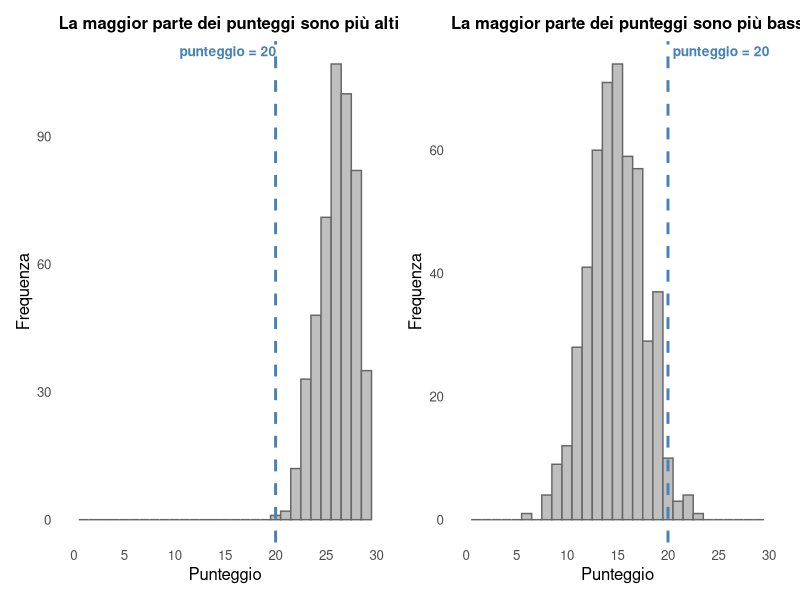
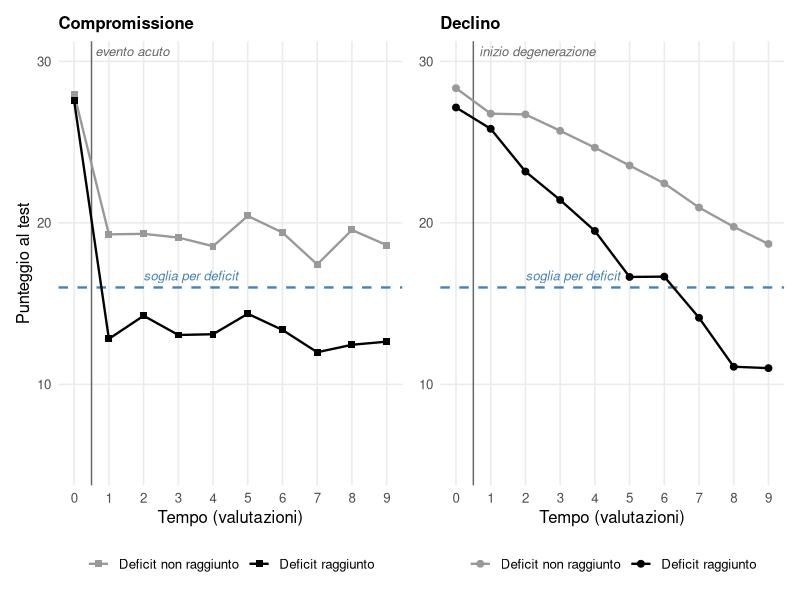
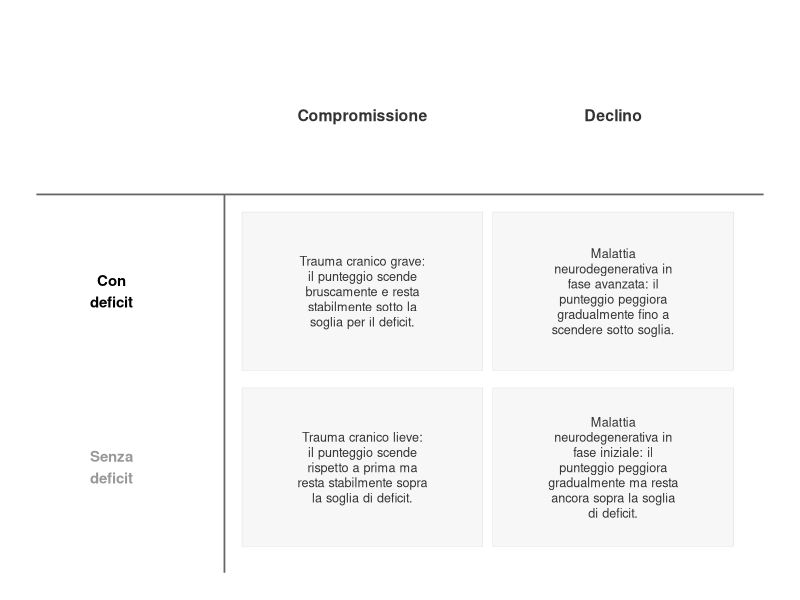
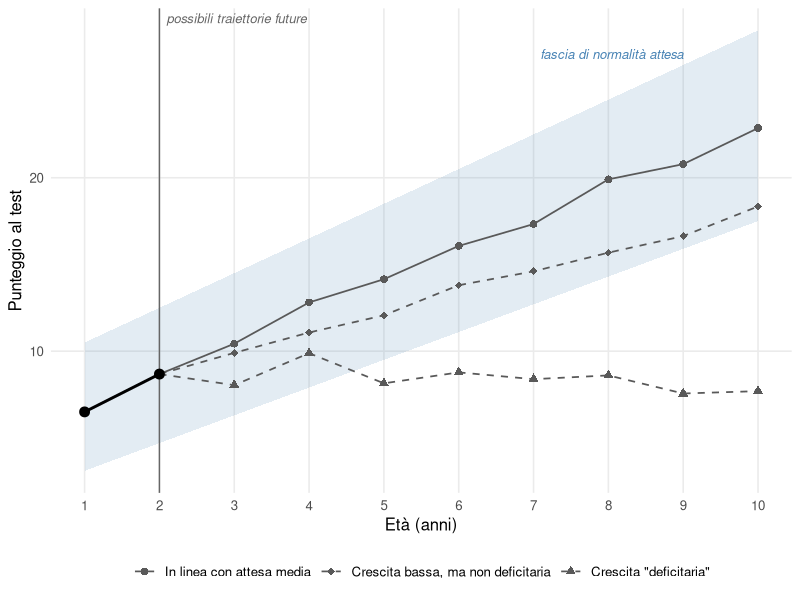
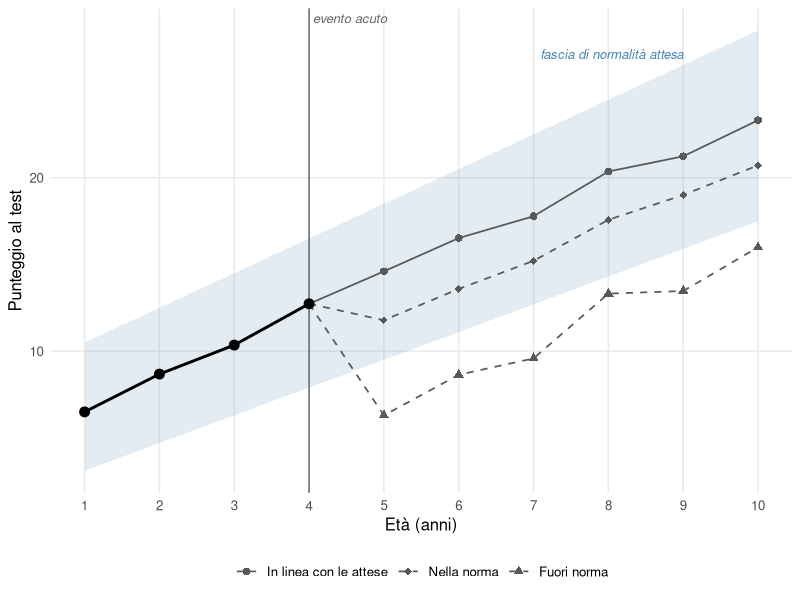

The R script that drew these images, in order:
## ---- chunk 1
#| label: fig-punteggio-20
#| echo: false
#| warning: false
#| message: false
#| fig-cap: "Lo stesso punteggio (20) con due significati opposti, a seconda della distribuzione dei punteggi nel gruppo di riferimento (dati simulati). A sinistra, un test in cui la maggior parte delle persone ottiene punteggi relativamente alti: 20 cade nella coda bassa della distribuzione. A destra, un test in cui la maggior parte delle persone ottiene punteggi intorno a 15, quindi più bassi: lo stesso punteggio di 20 sarebbe considerato molto alto."
#| fig-width: 9
#| fig-height: 4

library(ggplot2)
library(patchwork)

set.seed(42)
n <- 500

sim_facile <- data.frame(punteggio = rbinom(n, size = 30, prob = 0.87))
sim_difficile <- data.frame(punteggio = rbinom(n, size = 30, prob = 0.5))

tema_hist <- theme_minimal(base_size = 12) +
  theme(panel.grid.minor = element_blank(),
        panel.grid.major = element_blank(),
        plot.title = element_text(size = 12, face = "bold"))

evidenzia_20_dx <- list(
  geom_vline(xintercept = 20, colour = "steelblue", linewidth = 1, linetype = "dashed"),
  annotate("text", x = 20, y = Inf, label = "punteggio = 20", vjust = 1.5, hjust = -0.05,
           colour = "steelblue", fontface = "bold", size = 3.5),
  scale_x_continuous(limits = c(0, 30), breaks = seq(0, 30, 5)),
  labs(x = "Punteggio", y = "Frequenza")
)

evidenzia_20_sx <- list(
  geom_vline(xintercept = 20, colour = "steelblue", linewidth = 1, linetype = "dashed"),
  annotate("text", x = 10, y = Inf, label = "punteggio = 20", vjust = 1.5, hjust = -0.05,
           colour = "steelblue", fontface = "bold", size = 3.5),
  scale_x_continuous(limits = c(0, 30), breaks = seq(0, 30, 5)),
  labs(x = "Punteggio", y = "Frequenza")
)

p_facile <- ggplot(sim_facile, aes(x = punteggio)) +
  geom_histogram(binwidth = 1, boundary = -0.5, fill = "grey75", colour = "grey40") +
  evidenzia_20_sx +
  labs(title = "La maggior parte dei punteggi sono più alti") +
  tema_hist

p_difficile <- ggplot(sim_difficile, aes(x = punteggio)) +
  geom_histogram(binwidth = 1, boundary = -0.5, fill = "grey75", colour = "grey40") +
  evidenzia_20_dx +
  labs(title = "La maggior parte dei punteggi sono più bassi") +
  tema_hist

p_facile + p_difficile
## ---- chunk 2
#| label: fig-compromissione-declino
#| echo: false
#| warning: false
#| message: false
#| fig-cap: "Andamento simulato del punteggio a un test in dieci valutazioni ripetute nel tempo, per due casi di compromissione (a sinistra) e due casi di declino (a destra). La linea tratteggiata orizzontale indica la soglia per il deficit; la linea sottile verticale indica il momento dell'evento acuto (a sinistra) o dell'inizio della malattia degenerativa (a destra). A sinistra il punteggio, alto e simile nei due casi a $t_0$, scende bruscamente subito dopo e poi resta stabile (a parte le oscillazioni dovute all'errore di misurazione): il caso grigio resta sopra soglia (nessun deficit), il caso nero scende sotto soglia e vi resta (deficit). A destra il punteggio peggiora invece in modo graduale nelle valutazioni successive: il caso grigio non raggiunge mai la soglia, il caso nero la supera verso il basso ad un certo punto."
#| fig-width: 9
#| fig-height: 4.5

library(ggplot2)
library(patchwork)

set.seed(123)

# --- Parametro per includere (o no) l'errore di misurazione nel grafico ---
# Impostare FALSE per disegnare solo il punteggio "vero" sottostante, senza rumore
includi_errore_misura <- TRUE
sd_errore <- 0.8

# Funzione modulare: aggiunge (o no) l'errore di misurazione a una traiettoria di punteggi veri
aggiungi_errore_misura <- function(punteggio_vero, sd = sd_errore, includi = includi_errore_misura) {
  if (includi) {
    punteggio_vero + rnorm(length(punteggio_vero), mean = 0, sd = sd)
  } else {
    punteggio_vero
  }
}

soglia <- 16
n_tempi <- 10
tempi <- 0:(n_tempi - 1)

tema_traiettorie <- theme_minimal(base_size = 12) +
  theme(panel.grid.minor = element_blank(),
        plot.title = element_text(size = 12, face = "bold"),
        legend.position = "bottom")

soglia_layer <- list(
  geom_hline(yintercept = soglia, linetype = "dashed", colour = "steelblue", linewidth = 0.8),
  annotate("text", x = 2, y = soglia, label = "soglia per deficit", vjust = -0.7, hjust = 0,
           colour = "steelblue", fontface = "italic", size = 3.3)
)

colori_casi <- scale_colour_manual(values = c("Deficit raggiunto" = "black", "Deficit non raggiunto" = "grey60"))

# Linea sottile verticale che segna il momento dell'evento/inizio del peggioramento,
# posizionata subito dopo t0 (tra la prima e la seconda valutazione)
tempo_evento <- 0.5

evento_layer <- list(
  geom_vline(xintercept = tempo_evento, colour = "grey40", linewidth = 0.5),
  annotate("text", x = tempo_evento, y = Inf, label = "evento acuto", vjust = 1.5, hjust = -0.05,
           colour = "grey40", fontface = "italic", size = 3.3)
)

degenerazione_layer <- list(
  geom_vline(xintercept = tempo_evento, colour = "grey40", linewidth = 0.5),
  annotate("text", x = tempo_evento, y = Inf, label = "inizio degenerazione", vjust = 1.5, hjust = -0.05,
           colour = "grey40", fontface = "italic", size = 3.3)
)

# --- Pannello sinistro: compromissione (peggioramento improvviso e poi stabile) ---
vero_compr_deficit    <- c(28, rep(13, n_tempi - 1))
vero_compr_no_deficit <- c(27, rep(19, n_tempi - 1))

dat_compr <- data.frame(
  tempo = rep(tempi, 2),
  punteggio = c(aggiungi_errore_misura(vero_compr_deficit),
                aggiungi_errore_misura(vero_compr_no_deficit)),
  caso = rep(c("Deficit raggiunto", "Deficit non raggiunto"), each = n_tempi)
)

p_compr <- ggplot(dat_compr, aes(x = tempo, y = punteggio, colour = caso)) +
  soglia_layer +
  evento_layer +
  geom_line(linewidth = 0.8) +
  geom_point(size = 2, shape="square") +
  colori_casi +
  scale_x_continuous(breaks = tempi) +
  coord_cartesian(ylim = c(5, 30)) +
  labs(title = "Compromissione", x = "Tempo (valutazioni)", y = "Punteggio al test", colour = NULL) +
  tema_traiettorie

# --- Pannello destro: declino (peggioramento graduale e progressivo) ---
vero_decl_deficit    <- 28 - (tempi / (n_tempi - 1)) * 18
vero_decl_no_deficit <- 28 - (tempi / (n_tempi - 1)) * 9

dat_decl <- data.frame(
  tempo = rep(tempi, 2),
  punteggio = c(aggiungi_errore_misura(vero_decl_deficit),
                aggiungi_errore_misura(vero_decl_no_deficit)),
  caso = rep(c("Deficit raggiunto", "Deficit non raggiunto"), each = n_tempi)
)

p_decl <- ggplot(dat_decl, aes(x = tempo, y = punteggio, colour = caso)) +
  soglia_layer +
  degenerazione_layer +
  geom_line(linewidth = 0.8) +
  geom_point(size = 2) +
  colori_casi +
  scale_x_continuous(breaks = tempi) +
  coord_cartesian(ylim = c(5, 30)) +
  labs(title = "Declino", x = "Tempo (valutazioni)", y = NULL, colour = NULL) +
  tema_traiettorie

p_compr + p_decl  & theme(legend.position = "bottom")# + plot_layout(guides = "collect")
## ---- chunk 3
#| label: fig-tabella-compromissione-declino
#| echo: false
#| warning: false
#| message: false
#| fig-cap: "Sintesi delle quattro combinazioni illustrate nella @fig-compromissione-declino (compromissione/declino, con/senza deficit) relativi ad un disturbo acquisito, con un esempio clinico per ciascuna. Le colonne seguono lo stesso ordine della figura precedente; le etichette di riga riprendono gli stessi colori usati lì per i due casi (nero = deficit raggiunto, grigio = deficit non raggiunto)."
#| fig-width: 7.5
#| fig-height: 4

library(ggplot2)

# Contenuto della tabella: intestazioni di colonna, intestazioni di riga (colorate
# come nella @fig-compromissione-declino) e un esempio per ciascuna delle 4 celle
tabella_dat <- data.frame(
  x = c(1, 2, 0, 0, 1, 2, 1, 2),
  y = c(2, 2, 1, 0, 1, 1, 0, 0),
  tipo = c("intestazione_colonna", "intestazione_colonna",
           "intestazione_riga", "intestazione_riga",
           "cella", "cella", "cella", "cella"),
  colore = c("grey20", "grey20", "black", "grey60",
             "grey20", "grey20", "grey20", "grey20"),
  testo = c(
    "Compromissione", "Declino",
    "Con\ndeficit", "Senza\ndeficit",
    "Trauma cranico grave: il punteggio scende bruscamente e resta stabilmente sotto la soglia per il deficit.",
    "Malattia neurodegenerativa in fase avanzata: il punteggio peggiora gradualmente fino a scendere sotto soglia.",
    "Trauma cranico lieve: il punteggio scende rispetto a prima ma resta stabilmente sopra la soglia di deficit.",
    "Malattia neurodegenerativa in fase iniziale: il punteggio peggiora gradualmente ma resta ancora sopra la soglia di deficit."
  )
)

# Va a capo automatico del testo, solo per le celle di esempio (più lunghe)
tabella_dat$testo_wrap <- ifelse(
  tabella_dat$tipo == "cella",
  vapply(tabella_dat$testo, function(x) paste(strwrap(x, width = 24), collapse = "\n"), character(1)),
  tabella_dat$testo
)

celle_sfondo <- expand.grid(x = c(1, 2), y = c(0, 1))

ggplot() +
  geom_tile(data = celle_sfondo, aes(x = x, y = y), width = 0.96, height = 0.9,
            fill = "grey97", colour = "grey80") +
  geom_segment(aes(x = -0.3, xend = 2.6, y = 1.55, yend = 1.55), colour = "grey40", linewidth = 0.6) +
  geom_segment(aes(x = 0.45, xend = 0.45, y = -0.6, yend = 1.55), colour = "grey40", linewidth = 0.6) +
  geom_text(data = subset(tabella_dat, tipo == "cella"),
            aes(x = x, y = y, label = testo_wrap), size = 3.2, lineheight = 1, colour = "grey20") +
  geom_text(data = subset(tabella_dat, tipo == "intestazione_colonna"),
            aes(x = x, y = y, label = testo_wrap), size = 4, fontface = "bold", colour = "grey20") +
  geom_text(data = subset(tabella_dat, tipo == "intestazione_riga"),
            aes(x = x, y = y, label = testo_wrap, colour = colore), size = 3.8, fontface = "bold") +
  scale_colour_identity() +
  coord_cartesian(xlim = c(-0.3, 2.6), ylim = c(-0.6, 2.5), clip = "off") +
  theme_void()
## ---- chunk 4
#| label: fig-traiettoria-sviluppo
#| echo: false
#| warning: false
#| message: false
#| fig-cap: "Traiettoria di sviluppo simulata (linea nera, punti pieni) dalla valutazione a 1 anno fino alla valutazione più recente, a 4 anni. Da qui si diramano tre possibili traiettorie future ipotetiche, in grigio scuro e con linee più sottili di quella osservata: una in linea con la crescita attesa dal gruppo di riferimento (cerchi, linea continua), una con crescita più lenta ma ancora vicina alla soglia inferiore di normalità (diamanti, linea tratteggiata), e una con una crescita anomala, che scende subito sotto la fascia di normalità (triangoli, linea tratteggiata), indicando un possibile deficit nello sviluppo. La fascia colorata rappresenta l'intervallo di normalità (soglia superiore e inferiore) atteso in base al gruppo di riferimento, per ciascuna età."
#| fig-width: 7.5
#| fig-height: 5

library(ggplot2)

set.seed(100)

# --- Parametro per includere (o no) l'errore di misurazione nelle traiettorie ---
# Impostare FALSE per disegnare solo le traiettorie "vere" sottostanti, senza rumore
includi_errore_misura <- TRUE
sd_errore <- 0.6

# --- Parametro per mostrare (o no) la linea verticale che segna il momento della diramazione ---
mostra_linea_evento <- TRUE

# --- Parametro per impostare l'età (in anni) in cui avviene la diramazione: qualunque valore
# tra 1 e max(eta) - 1, ad esempio anche 1 o 2 per una diramazione molto più precoce ---
eta_diramazione <- 2   # ultima valutazione nota, da cui si "diramano" le traiettorie future

# Funzione modulare: aggiunge (o no) l'errore di misurazione a una traiettoria di punteggi veri
aggiungi_errore_misura <- function(valori, sd = sd_errore, includi = includi_errore_misura) {
  if (includi) {
    valori + rnorm(length(valori), mean = 0, sd = sd)
  } else {
    valori
  }
}

eta <- 1:10

# Traiettoria attesa dal gruppo di riferimento, con fascia di normalità (soglie superiore e inferiore)
traiettoria_attesa <- 5 + 1.8 * eta
banda_ampiezza <- 3.5 + 0.2 * eta

dat_banda <- data.frame(
  eta = eta,
  attesa = traiettoria_attesa,
  soglia_sup = traiettoria_attesa + banda_ampiezza,
  soglia_inf = traiettoria_attesa - banda_ampiezza
)

# Traiettoria osservata (nera): sviluppo reale fino alla valutazione attuale
eta_oss <- 1:eta_diramazione
dat_oss <- data.frame(
  eta = eta_oss,
  punteggio = aggiungi_errore_misura(5 + 1.8 * eta_oss)
)

punto_diramazione <- dat_oss$punteggio[dat_oss$eta == eta_diramazione]

# Funzione modulare per costruire una traiettoria futura ipotetica, che parte dal punto di
# diramazione e cresce con un tasso "rate" rispetto alla crescita attesa dal gruppo di riferimento
# (rate = 1 significa crescita in linea con le attese, rate = 0 significa prestazione stabile)
costruisci_traiettoria_futura <- function(rate, etichetta) {
  eta_futuro <- (eta_diramazione + 1):max(eta)
  incremento_atteso <- (5 + 1.8 * eta_futuro) - (5 + 1.8 * eta_diramazione)
  valori_futuri <- aggiungi_errore_misura(punto_diramazione + rate * incremento_atteso)
  data.frame(
    eta = c(eta_diramazione, eta_futuro),
    punteggio = c(punto_diramazione, valori_futuri),
    traiettoria = etichetta
  )
}

dat_fut <- rbind(
  costruisci_traiettoria_futura(rate = 1.00, etichetta = "In linea con attesa media"),
  costruisci_traiettoria_futura(rate = 0.65, etichetta =  "Crescita bassa, ma non deficitaria"),
  costruisci_traiettoria_futura(rate = -0.05, etichetta = "Crescita \"deficitaria\"")
)
dat_fut$traiettoria <- factor(dat_fut$traiettoria,
                               levels = c("In linea con attesa media",  "Crescita bassa, ma non deficitaria", "Crescita \"deficitaria\""))

# Linea verticale sottile (opzionale, vedi "mostra_linea_evento") che segna la valutazione
# attuale, da cui si diramano le traiettorie future
linea_evento_layer <- if (mostra_linea_evento) {
  list(
    geom_vline(xintercept = eta_diramazione, colour = "grey40", linewidth = 0.5),
    annotate("text", x = eta_diramazione, y = Inf, label = "possibili traiettorie future",
             vjust = 1.5, hjust = -0.05, colour = "grey40", fontface = "italic", size = 3.3)
  )
} else {
  NULL
}

ggplot() +
  # Fascia di normalità attesa dal gruppo di riferimento (soglie superiore e inferiore)
  geom_ribbon(data = dat_banda, aes(x = eta, ymin = soglia_inf, ymax = soglia_sup),
              fill = "steelblue", alpha = 0.15) +
  annotate("text", x = 9, y = dat_banda$soglia_sup[dat_banda$eta == 9], label = "fascia di normalità attesa",
           hjust = 1, vjust = -0.6, colour = "steelblue", fontface = "italic", size = 3.3) +
  linea_evento_layer +
  # Tre traiettorie future ipotetiche (grigio scuro, più sottili della traiettoria osservata)
  geom_line(data = dat_fut, aes(x = eta, y = punteggio, linetype = traiettoria, group = traiettoria),
            colour = "grey35", linewidth = 0.6) +
  geom_point(data = dat_fut, aes(x = eta, y = punteggio, shape = traiettoria),
             colour = "grey35", size = 2.3) +
  # Traiettoria osservata (nera): sviluppo reale fino alla valutazione attuale
  geom_line(data = dat_oss, aes(x = eta, y = punteggio), colour = "black", linewidth = 1) +
  geom_point(data = dat_oss, aes(x = eta, y = punteggio), colour = "black", size = 3) +
  scale_linetype_manual(name = NULL, values = c("In linea con attesa media" = "solid",
                                                 "Crescita bassa, ma non deficitaria" = "dashed",
                                                 "Crescita \"deficitaria\"" = "dashed")) +
  scale_shape_manual(name = NULL, values = c("In linea con attesa media" = 16,
                                               "Crescita bassa, ma non deficitaria" = 18,
                                              "Crescita \"deficitaria\"" = 17)) +
  scale_x_continuous(breaks = eta) +
  labs(x = "Età (anni)", y = "Punteggio al test") +
  theme_minimal(base_size = 12) +
  theme(panel.grid.minor = element_blank(),
        legend.position = "bottom")
## ---- chunk 5
#| label: fig-traiettoria-peggioramento-acuto
#| echo: false
#| warning: false
#| message: false
#| fig-cap: "Traiettoria di sviluppo simulata (linea nera, punti pieni) dalla valutazione a 1 anno fino alla valutazione più recente, a 4 anni, seguita da un evento acuto (linea verticale) che può causare un peggioramento improvviso del punteggio. Tre traiettorie ipotetiche successive all'evento, tutte in grigio scuro e con gli stessi simboli usati nella @fig-traiettoria-sviluppo: una non risente dell'evento e prosegue in linea con la crescita attesa dal gruppo di riferimento (cerchi, linea continua); una scende ma resta all'interno della fascia di normalità (diamanti, linea tratteggiata); una scende al punto da uscire subito dalla fascia già alla prima valutazione successiva all'evento, e vi resta nelle valutazioni seguenti (triangoli, linea tratteggiata). In tutti i casi, dopo il salto iniziale la crescita prosegue con lo stesso ritmo atteso dal gruppo di riferimento (scarto dalla norma stabile nel tempo)."
#| fig-width: 7.5
#| fig-height: 5

library(ggplot2)

set.seed(100)

# --- Parametro per includere (o no) l'errore di misurazione nelle traiettorie ---
# Impostare FALSE per disegnare solo le traiettorie "vere" sottostanti, senza rumore
includi_errore_misura <- TRUE
sd_errore <- 0.6

# Funzione modulare: aggiunge (o no) l'errore di misurazione a una traiettoria di punteggi veri
aggiungi_errore_misura <- function(valori, sd = sd_errore, includi = includi_errore_misura) {
  if (includi) {
    valori + rnorm(length(valori), mean = 0, sd = sd)
  } else {
    valori
  }
}

eta <- 1:10
eta_diramazione <- 4   # ultima valutazione nota, subito dopo la quale avviene l'evento acuto

# Traiettoria attesa dal gruppo di riferimento, con fascia di normalità (soglie superiore e inferiore)
traiettoria_attesa <- 5 + 1.8 * eta
banda_ampiezza <- 3.5 + 0.2 * eta

dat_banda <- data.frame(
  eta = eta,
  attesa = traiettoria_attesa,
  soglia_sup = traiettoria_attesa + banda_ampiezza,
  soglia_inf = traiettoria_attesa - banda_ampiezza
)

# Traiettoria osservata (nera): sviluppo reale fino alla valutazione precedente all'evento acuto
eta_oss <- 1:eta_diramazione
dat_oss <- data.frame(
  eta = eta_oss,
  punteggio = aggiungi_errore_misura(5 + 1.8 * eta_oss)
)

punto_diramazione <- dat_oss$punteggio[dat_oss$eta == eta_diramazione]

# Funzione modulare per costruire una traiettoria che, subito dopo l'evento acuto, scende di
# "entita_peggioramento" punti rispetto alla crescita attesa, e da lì prosegue con un tasso di
# crescita "rate" rispetto a quella attesa dal gruppo di riferimento (rate = 1, il valore di
# default, significa che lo scarto dalla norma introdotto dall'evento resta costante nel tempo;
# è comunque parametrizzato per poter esplorare in seguito anche recuperi parziali o ulteriori
# peggioramenti dopo l'evento, semplicemente cambiando "rate")
costruisci_traiettoria_con_peggioramento_acuto <- function(entita_peggioramento, rate = 1, etichetta) {
  eta_futuro <- (eta_diramazione + 1):max(eta)
  incremento_atteso <- (5 + 1.8 * eta_futuro) - (5 + 1.8 * eta_diramazione)
  valore_dopo_evento <- punto_diramazione - entita_peggioramento
  valori_futuri <- aggiungi_errore_misura(valore_dopo_evento + rate * incremento_atteso)
  data.frame(
    eta = c(eta_diramazione, eta_futuro),
    punteggio = c(punto_diramazione, valori_futuri),
    traiettoria = etichetta
  )
}

dat_fut <- rbind(
  costruisci_traiettoria_con_peggioramento_acuto(entita_peggioramento = 0.0, rate = 1, etichetta = "In linea con le attese"),
  costruisci_traiettoria_con_peggioramento_acuto(entita_peggioramento = 2.8, rate = 1, etichetta = "Nella norma"),
  costruisci_traiettoria_con_peggioramento_acuto(entita_peggioramento = 8.0, rate = 1, etichetta = "Fuori norma")
)
dat_fut$traiettoria <- factor(dat_fut$traiettoria,
                               levels = c("In linea con le attese", "Nella norma", "Fuori norma"))

ggplot() +
  # Fascia di normalità attesa dal gruppo di riferimento (soglie superiore e inferiore)
  geom_ribbon(data = dat_banda, aes(x = eta, ymin = soglia_inf, ymax = soglia_sup),
              fill = "steelblue", alpha = 0.15) +
  annotate("text", x = 9, y = dat_banda$soglia_sup[dat_banda$eta == 9], label = "fascia di normalità attesa",
           hjust = 1, vjust = -0.6, colour = "steelblue", fontface = "italic", size = 3.3) +
  # Linea verticale sottile che segna l'evento acuto, subito dopo l'ultima valutazione nota
  geom_vline(xintercept = eta_diramazione, colour = "grey40", linewidth = 0.5) +
  annotate("text", x = eta_diramazione, y = Inf, label = "evento acuto",
           vjust = 1.5, hjust = -0.05, colour = "grey40", fontface = "italic", size = 3.3) +
  # Le tre traiettorie dopo l'evento acuto: tutte grigio scuro, più sottili della traiettoria
  # osservata, distinte da linetype/simbolo con la stessa convenzione della @fig-traiettoria-sviluppo
  geom_line(data = dat_fut, aes(x = eta, y = punteggio, linetype = traiettoria, group = traiettoria),
            colour = "grey35", linewidth = 0.6) +
  geom_point(data = dat_fut, aes(x = eta, y = punteggio, shape = traiettoria),
             colour = "grey35", size = 2.3) +
  # Traiettoria osservata (nera): sviluppo reale fino alla valutazione precedente all'evento
  geom_line(data = dat_oss, aes(x = eta, y = punteggio), colour = "black", linewidth = 1) +
  geom_point(data = dat_oss, aes(x = eta, y = punteggio), colour = "black", size = 3) +
  scale_linetype_manual(name = NULL, values = c("In linea con le attese" = "solid",
                                                 "Nella norma" = "dashed",
                                                 "Fuori norma" = "dashed")) +
  scale_shape_manual(name = NULL, values = c("In linea con le attese" = 16,
                                              "Nella norma" = 18,
                                              "Fuori norma" = 17)) +
  scale_x_continuous(breaks = eta) +
  labs(x = "Età (anni)", y = "Punteggio al test") +
  theme_minimal(base_size = 12) +
  theme(panel.grid.minor = element_blank(),
        legend.position = "bottom")
